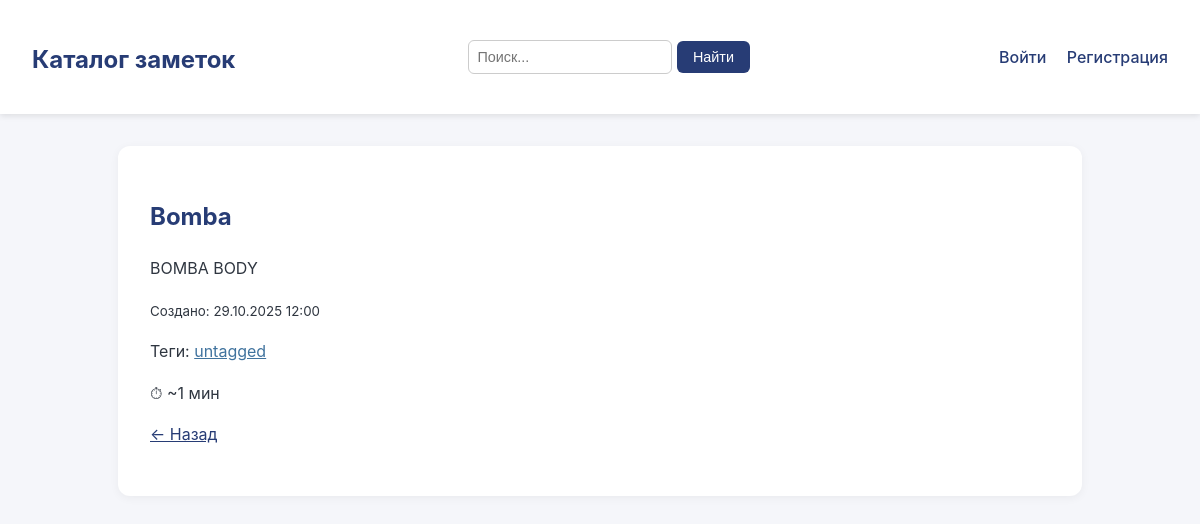
/1/, run on the app's committed database.
### notes/models.py (models this page shows, shortened)
class Note(models.Model):
    title = models.CharField(max_length=200)
    body = models.TextField()
    created_at = models.DateTimeField(auto_now_add=True)
    updated_at = models.DateTimeField(auto_now=True)
    tags = models.ManyToManyField(Tag, related_name='notes', blank=True)

class Tag(models.Model):
    name = models.CharField(max_length=50, unique=True)
    slug = models.SlugField(unique=True, blank=True)

### notes/views.py (the view)
# urls.py: path('<int:pk>/', views.note_detail, name='note_detail'),
def note_detail(request, pk):
    note = get_object_or_404(Note, pk=pk)
    return render(request, 'notes/note_detail.html', {'note': note})

### notes/templatetags/readtime.py (called while the page is built)
@register.filter
def readtime(text):
    words = len(text.split())
    minutes = math.ceil(words / 200)  # 200 wpm
    return f"~{minutes} мин"

### notes/templates/notes/note_detail.html (shortened to what this page needs)
{% extends 'notes/base.html' %}
{% block content %}
<div class="note-detail">
  <h2>{{ note.title }}</h2>
  <p>{{ note.body|linebreaks }}</p>
  <p><small>Создано: {{ note.created_at|date:"d.m.Y H:i" }}</small></p>
  <p>
    Теги:
    {% for tag in note.tags.all %}
      <a href="{% url 'notes_by_tag' tag.slug %}" style="color:#40739e;">{{ tag.name }}</a>{% if not forloop.last %}, {% endif %}
    {% empty %}
      <i>Нет тегов</i>
    {% endfor %}
  </p>
  {% load readtime %}
  <p class="text-muted small">⏱ {{ note.body|readtime }}</p>
  <p>
    <a href="{% url 'note_list' %}" style="color:#273c75;">← Назад</a>
  </p>
</div>
{% endblock %}

### notes/templates/notes/base.html (shortened to what this page needs)
{% load static %}
<!DOCTYPE html>
<html lang="ru">
<head>
</head>
<body>
  <header>
    <h1><a href="{% url 'note_list' %}">Каталог заметок</a></h1>
    <form method="get" action="{% url 'note_list' %}">
      <input type="text" name="q" placeholder="Поиск..." value="{{ request.GET.q }}">
      <button type="submit">Найти</button>
    </form>
    <nav>
      {% if user.is_authenticated %}
        <a href="{% url 'note_create' %}">Создать</a>
        <form method="post" action="{% url 'logout' %}" style="display:inline;">
          {% csrf_token %}
          <button type="submit" style="background:none;border:none;color:#c0392b;cursor:pointer;">Выйти</button>
        </form>
      {% else %}
        <a href="{% url 'login' %}">Войти</a>
        <a href="{% url 'signup' %}">Регистрация</a>
      {% endif %}
    </nav>
  </header>
  <main>
    {% block content %}{% endblock %}
  </main>
</body>
</html>

### notes/templates/notes/base.html (style rules this page uses)
body { font-family: 'Inter', sans-serif; background-color: #f5f6fa; color: #2f3640; margin: 0; padding: 0; }
header { background: white; box-shadow: 0 2px 6px rgba(0,0,0,0.1); padding: 1rem 2rem; display: flex; justify-content: space-between; align-items: center; position: sticky; top: 0; z-index: 10; }
header h1 a { text-decoration: none; color: #273c75; font-size: 1.5rem; }
form { display: inline-block; }
input[type="text"] { padding: 0.5rem; border-radius: 6px; border: 1px solid #ccc; font-size: 0.9rem; }
button { background-color: #273c75; color: white; border: none; border-radius: 6px; padding: 0.5rem 1rem; cursor: pointer; font-size: 0.9rem; transition: 0.2s; }
nav a { color: #273c75; text-decoration: none; margin-left: 1rem; font-weight: 500; }
main { max-width: 900px; margin: 2rem auto; background: white; padding: 2rem; border-radius: 12px; box-shadow: 0 2px 10px rgba(0,0,0,0.05); }

### notes/templates/notes/note_detail.html (style rules this page uses)
.note-detail { line-height: 1.6; }
.note-detail h2 { color: #273c75; }
.note-detail p { margin-bottom: 1rem; }

### data on the page
Note: title "Bomba", body "BOMBA BODY", created_at "29.10.2025 12:00", body|readtime "~1 мин"
Tag: name "untagged"
